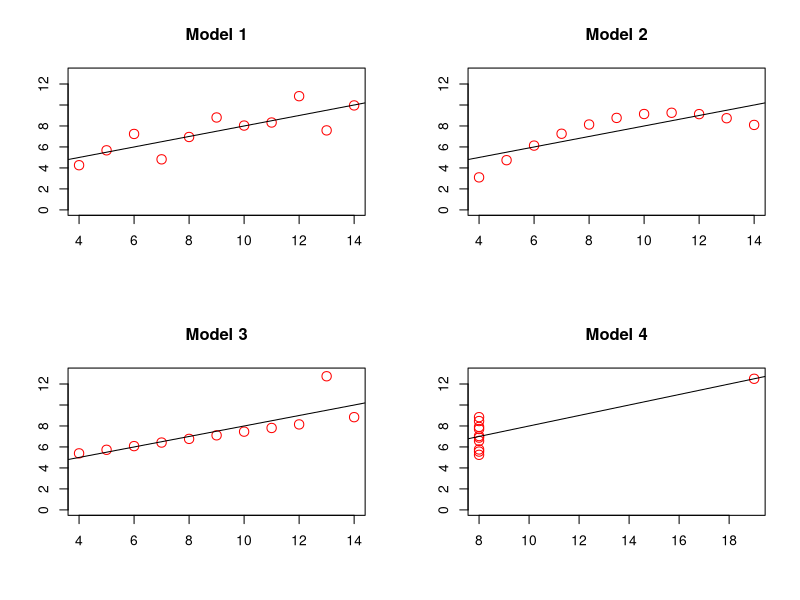

This chart was generated by the following R code:
# x variable
x1 <- c(10, 8, 13, 9, 11, 14, 6, 4, 12, 7, 5)
x2 <- c(8, 8, 8, 8, 8, 8, 8, 19, 8, 8, 8)

# y variable
y1 <- c(8.04, 6.95, 7.58, 8.81, 8.33, 9.96, 7.24, 4.26, 10.84, 4.82, 5.68)
y2 <- c(9.14, 8.14, 8.74, 8.77, 9.26, 8.10, 6.13, 3.10, 9.13, 7.26, 4.74)
y3 <- c(7.46, 6.77, 12.74, 7.11, 7.81, 8.84, 6.08, 5.39, 8.15, 6.42, 5.73)
y4 <- c(6.58, 5.76, 7.71, 8.84, 8.47, 7.04, 5.25, 12.5, 5.56, 7.91, 6.89)

# regressioner
reg1 <- lm(y1 ~ x1)
reg2 <- lm(y2 ~ x1)
reg3 <- lm(y3 ~ x1)
reg4 <- lm(y4 ~ x2)

png("anscombe.png", height=6, width=6, units="in", res=700)
par(mfrow=c(2,2))
plot(x1, y1, ylim=c(0,13), cex=1.5, col="red", xlab="", ylab="", main="Model 1")
abline(reg1)
plot(x1, y2, ylim=c(0,13), cex=1.5, col="red", xlab="", ylab="", main="Model 2")
abline(reg2)
plot(x1, y3, ylim=c(0,13), cex=1.5, col="red", xlab="", ylab="", main="Model 3")
abline(reg3)
plot(x2, y4, ylim=c(0,13), cex=1.5, col="red", xlab="", ylab="", main="Model 4")
abline(reg4)
dev.off()
